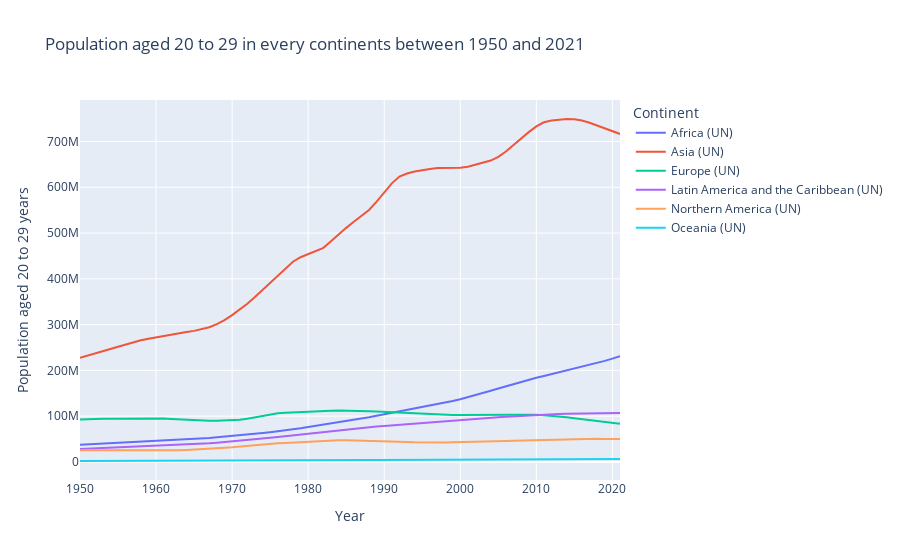

Write notebook code for a chart like this one.
### Markdown cell above
## 2.6: Population aged 20 to 29 years

### Code cell
# Filter the DataFrame to select data related to other continents
continents_data = filtered_pop[~filtered_pop['Continents and World'].isin(['World'])]

# Columns to include in the plot
columns_to_plot = ['Population aged 20 to 29 years']

# Create an interactive line plot with multiple curves using Plotly Express
fig = px.line(continents_data, x='Year', y='Population aged 20 to 29 years', color='Continents and World', 
              title='Population aged 20 to 29 in every continents between 1950 and 2021', 
              labels={'value': 'Population', 'Year': 'Year', 'Continents and World': 'Continent'})

# Show the interactive line plot
fig.show()
